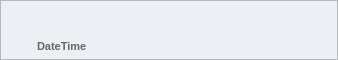
<?xml version="1.0" encoding="UTF-8"?>
<ui version="4.0">
 <class>PhotoCommentItem</class>
 <widget class="QWidget" name="PhotoCommentItem">
  <property name="geometry">
   <rect>
    <x>0</x>
    <y>0</y>
    <width>338</width>
    <height>60</height>
   </rect>
  </property>
  <property name="windowTitle">
   <string>Form</string>
  </property>
  <layout class="QGridLayout" name="gridLayout_2">
   <property name="margin">
    <number>0</number>
   </property>
   <item row="0" column="0">
    <widget class="QFrame" name="expandFrame">
     <property name="sizePolicy">
      <sizepolicy hsizetype="Preferred" vsizetype="Fixed">
       <horstretch>0</horstretch>
       <verstretch>0</verstretch>
      </sizepolicy>
     </property>
     <property name="maximumSize">
      <size>
       <width>400</width>
       <height>71</height>
      </size>
     </property>
     <property name="palette">
      <palette>
       <active>
        <colorrole role="Base">
         <brush brushstyle="SolidPattern">
          <color alpha="255">
           <red>255</red>
           <green>255</green>
           <blue>255</blue>
          </color>
         </brush>
        </colorrole>
        <colorrole role="Window">
         <brush brushstyle="SolidPattern">
          <color alpha="255">
           <red>237</red>
           <green>239</green>
           <blue>244</blue>
          </color>
         </brush>
        </colorrole>
       </active>
       <inactive>
        <colorrole role="Base">
         <brush brushstyle="SolidPattern">
          <color alpha="255">
           <red>255</red>
           <green>255</green>
           <blue>255</blue>
          </color>
         </brush>
        </colorrole>
        <colorrole role="Window">
         <brush brushstyle="SolidPattern">
          <color alpha="255">
           <red>237</red>
           <green>239</green>
           <blue>244</blue>
          </color>
         </brush>
        </colorrole>
       </inactive>
       <disabled>
        <colorrole role="Base">
         <brush brushstyle="SolidPattern">
          <color alpha="255">
           <red>237</red>
           <green>239</green>
           <blue>244</blue>
          </color>
         </brush>
        </colorrole>
        <colorrole role="Window">
         <brush brushstyle="SolidPattern">
          <color alpha="255">
           <red>237</red>
           <green>239</green>
           <blue>244</blue>
          </color>
         </brush>
        </colorrole>
       </disabled>
      </palette>
     </property>
     <property name="autoFillBackground">
      <bool>true</bool>
     </property>
     <property name="styleSheet">
      <string notr="true"/>
     </property>
     <property name="frameShape">
      <enum>QFrame::StyledPanel</enum>
     </property>
     <property name="frameShadow">
      <enum>QFrame::Raised</enum>
     </property>
     <layout class="QGridLayout" name="gridLayout">
      <property name="margin">
       <number>2</number>
      </property>
      <property name="spacing">
       <number>2</number>
      </property>
      <item row="0" column="0" rowspan="2">
       <widget class="QLabel" name="label">
        <property name="minimumSize">
         <size>
          <width>32</width>
          <height>32</height>
         </size>
        </property>
        <property name="maximumSize">
         <size>
          <width>32</width>
          <height>32</height>
         </size>
        </property>
        <property name="text">
         <string/>
        </property>
        <property name="pixmap">
         <pixmap resource="../images.qrc">:/images/no_avatar_70.png</pixmap>
        </property>
        <property name="scaledContents">
         <bool>true</bool>
        </property>
       </widget>
      </item>
      <item row="0" column="1" rowspan="2" colspan="2">
       <widget class="QLabel" name="labelComment">
        <property name="sizePolicy">
         <sizepolicy hsizetype="MinimumExpanding" vsizetype="Preferred">
          <horstretch>0</horstretch>
          <verstretch>0</verstretch>
         </sizepolicy>
        </property>
        <property name="wordWrap">
         <bool>true</bool>
        </property>
        <property name="openExternalLinks">
         <bool>true</bool>
        </property>
        <property name="textInteractionFlags">
         <set>Qt::LinksAccessibleByMouse|Qt::TextSelectableByKeyboard|Qt::TextSelectableByMouse</set>
        </property>
       </widget>
      </item>
      <item row="2" column="0">
       <spacer name="verticalSpacer">
        <property name="orientation">
         <enum>Qt::Vertical</enum>
        </property>
        <property name="sizeHint" stdset="0">
         <size>
          <width>29</width>
          <height>13</height>
         </size>
        </property>
       </spacer>
      </item>
      <item row="2" column="1" colspan="2">
       <widget class="QLabel" name="datetimelabel">
        <property name="font">
         <font>
          <weight>75</weight>
          <bold>true</bold>
         </font>
        </property>
        <property name="text">
         <string notr="true">&lt;!DOCTYPE HTML PUBLIC &quot;-//W3C//DTD HTML 4.0//EN&quot; &quot;http://www.w3.org/TR/REC-html40/strict.dtd&quot;&gt;
&lt;html&gt;&lt;head&gt;&lt;meta name=&quot;qrichtext&quot; content=&quot;1&quot; /&gt;&lt;style type=&quot;text/css&quot;&gt;
p, li { white-space: pre-wrap; }
&lt;/style&gt;&lt;/head&gt;&lt;body style=&quot; font-family:'MS Shell Dlg 2'; font-size:8.25pt; font-weight:600; font-style:normal;&quot;&gt;
&lt;p style=&quot; margin-top:0px; margin-bottom:0px; margin-left:0px; margin-right:0px; -qt-block-indent:0; text-indent:0px;&quot;&gt;&lt;span style=&quot; font-size:8pt; color:#666666;&quot;&gt;DateTime&lt;/span&gt;&lt;/p&gt;&lt;/body&gt;&lt;/html&gt;</string>
        </property>
       </widget>
      </item>
     </layout>
    </widget>
   </item>
  </layout>
 </widget>
 <resources>
  <include location="../images.qrc"/>
 </resources>
 <connections/>
</ui>
